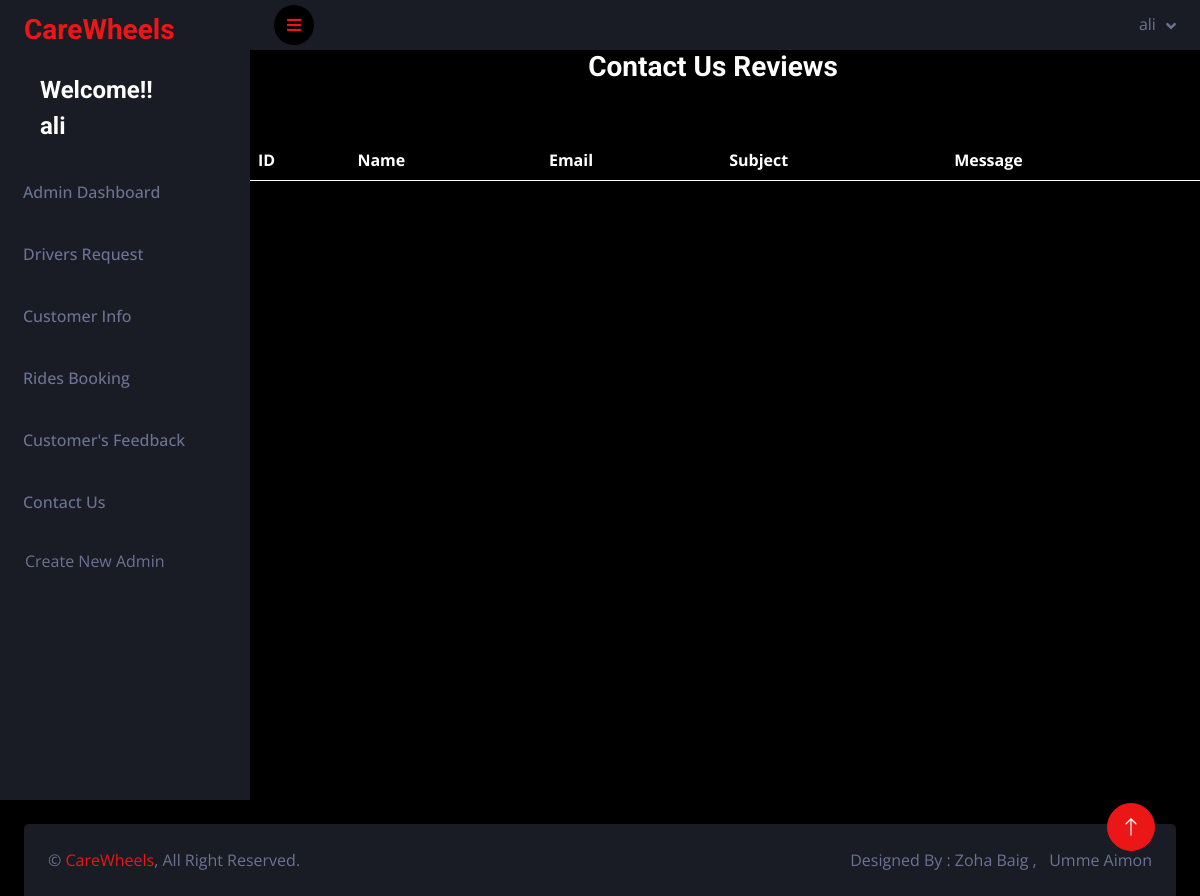
/admin/contactusview.php (signed in), run on an earlier commit of the app's database.
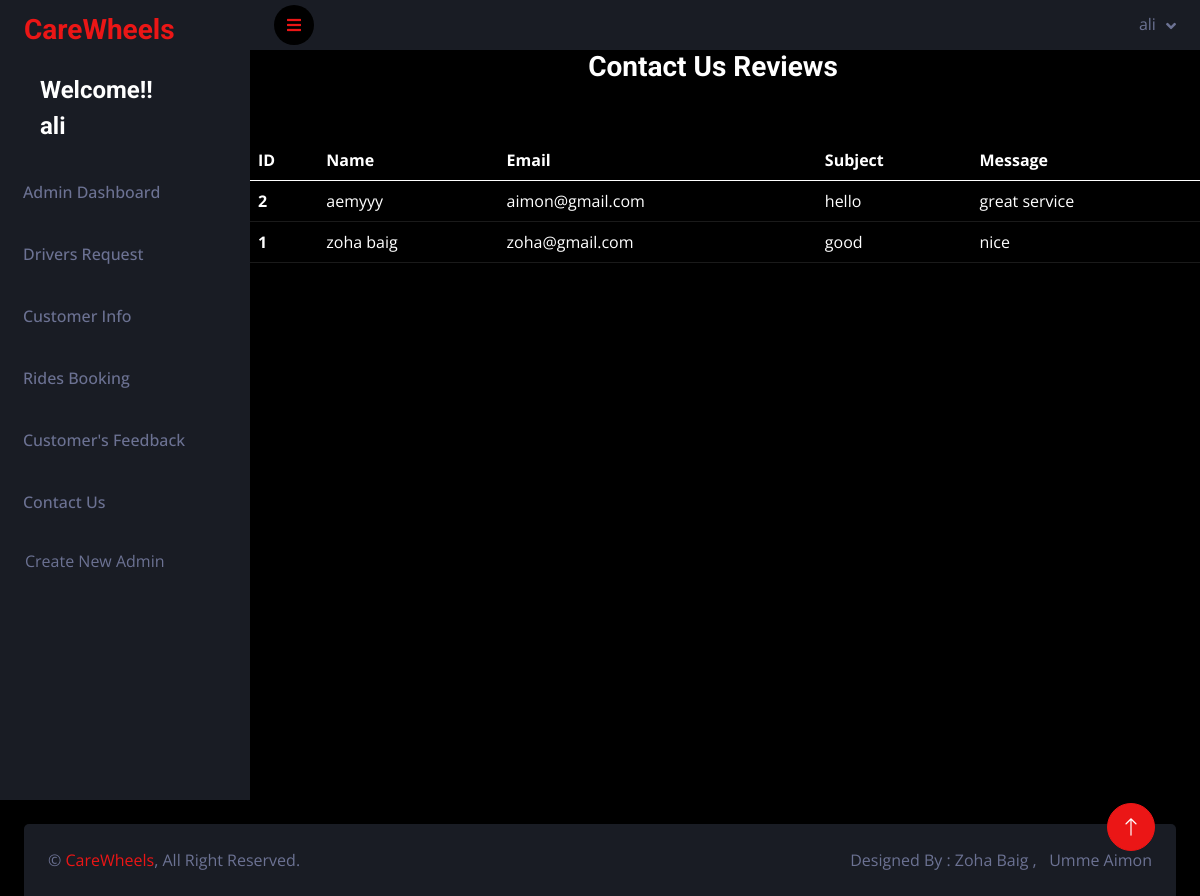
And on a later commit of the database.
### tables this page shows
CREATE TABLE `contact` (
  `cont_id` int(11) NOT NULL,
  `name` varchar(20) NOT NULL,
  `email` varchar(30) NOT NULL,
  `subject` varchar(55) NOT NULL,
  `message` varchar(255) NOT NULL
);

### admin/contactusview.php (the view, shortened to what this page needs)
<?php
require("connect.php");
if($_SESSION["a_email"]){
?>
<!DOCTYPE html>
<html lang="en">
<head>
    <link href="https://cdnjs.cloudflare.com/ajax/libs/font-awesome/5.10.0/css/all.min.css" rel="stylesheet">
    <link href="https://cdn.jsdelivr.net/npm/bootstrap-icons@1.4.1/font/bootstrap-icons.css" rel="stylesheet">
    <link href="lib/owlcarousel/assets/owl.carousel.min.css" rel="stylesheet">
    <link href="lib/tempusdominus/css/tempusdominus-bootstrap-4.min.css" rel="stylesheet" />
    <link href="css/bootstrap.min.css" rel="stylesheet">
    <link href="css/style.css" rel="stylesheet">
</head>
<body>
<div class="page-wrapper">
<?php
include('sidebar.php');
$query = "SELECT * FROM contact ORDER BY `cont_id` DESC";
$result = mysqli_query($conn,$query);
      ?>
      <h3 class="container row justify-content-center">Contact Us Reviews</h3>
      <br>
<table class="table table-dark table-hover">
  <thead>
    <tr>
      <th scope="col">ID</th>
      <th scope="col">Name</th>
      <th scope="col">Email</th>
      <th scope="col">Subject</th>
      <th scope="col">Message</th>
    </tr>
  </thead>
  <tbody>
  <?php
     while($row=mysqli_fetch_assoc($result))
     {
       ?>
    <tr>
      <th scope="row"><?php echo $row['cont_id'];?></th>
      <td><?php echo $row['name'];?></td>
      <td><?php echo $row['email'];?></td>
      <td><?php echo $row['subject'];?></td>
      <td><?php echo $row['message'];?></td>
    </tr>
    <?php
     }
       ?>
  </tbody>
</table>
    </div>
        <a href="#" class="btn btn-lg btn-primary btn-lg-square back-to-top"><i class="bi bi-arrow-up"></i></a>
    <?php
include('footer.php');
?>
</body>
</html>
<?php
}
else{
    header("location:signin.php");
}
?>

What changed in the data, as far as the page shows it:
added contact: cont_id "2", name "aemyyy", email "aimon@gmail.com", subject "hello", message "great service"
added contact: cont_id "1", name "zoha baig", email "zoha@gmail.com", subject "good", message "nice"
